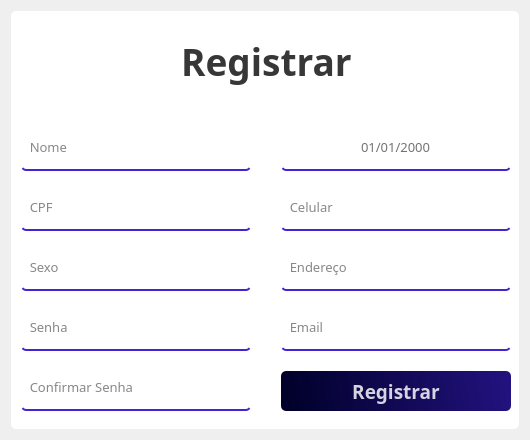
<?xml version="1.0" encoding="UTF-8"?>
<ui version="4.0">
 <class>Register</class>
 <widget class="QWidget" name="Register">
  <property name="geometry">
   <rect>
    <x>0</x>
    <y>0</y>
    <width>530</width>
    <height>440</height>
   </rect>
  </property>
  <property name="minimumSize">
   <size>
    <width>530</width>
    <height>440</height>
   </size>
  </property>
  <property name="maximumSize">
   <size>
    <width>16777215</width>
    <height>16777215</height>
   </size>
  </property>
  <property name="font">
   <font>
    <family>JetBrains Mono</family>
   </font>
  </property>
  <property name="windowTitle">
   <string>Registrar</string>
  </property>
  <property name="windowIcon">
   <iconset>
    <normaloff>Logo.png</normaloff>Logo.png</iconset>
  </property>
  <property name="styleSheet">
   <string notr="true"/>
  </property>
  <widget class="QWidget" name="widget" native="true">
   <property name="geometry">
    <rect>
     <x>11</x>
     <y>11</y>
     <width>508</width>
     <height>418</height>
    </rect>
   </property>
   <property name="styleSheet">
    <string notr="true">background-color: rgb(255, 255, 255);
border-radius: 5px;</string>
   </property>
   <widget class="QLabel" name="title_register">
    <property name="geometry">
     <rect>
      <x>0</x>
      <y>20</y>
      <width>511</width>
      <height>61</height>
     </rect>
    </property>
    <property name="font">
     <font>
      <family>JetBrains Mono</family>
      <pointsize>28</pointsize>
      <weight>75</weight>
      <bold>true</bold>
     </font>
    </property>
    <property name="layoutDirection">
     <enum>Qt::LeftToRight</enum>
    </property>
    <property name="styleSheet">
     <string notr="true">color:rgba(0, 0, 0, 200);</string>
    </property>
    <property name="text">
     <string>Registrar</string>
    </property>
    <property name="alignment">
     <set>Qt::AlignCenter</set>
    </property>
   </widget>
   <widget class="QPushButton" name="button_register">
    <property name="geometry">
     <rect>
      <x>270</x>
      <y>360</y>
      <width>230</width>
      <height>40</height>
     </rect>
    </property>
    <property name="font">
     <font>
      <family>JetBrains Mono</family>
      <pointsize>14</pointsize>
      <weight>75</weight>
      <bold>true</bold>
     </font>
    </property>
    <property name="styleSheet">
     <string notr="true">QPushButton{
	background-color: qlineargradient(spread:pad, x1:0, y1:0.505682, x2:1, y2:0.477, stop:0 rgb(0, 0, 41), stop:1 rgb(34, 18, 127));
	color:rgba(255, 255, 255, 210);
	border-radius:5px;
}

QPushButton:hover{
	background-color: qlineargradient(spread:pad, x1:0, y1:0.505682, x2:1, y2:0.477, stop:0 rgb(17, 9, 84), stop:1 rgb(67, 36, 212));
}

QPushButton:pressed{
	background-color: qlineargradient(spread:pad, x1:0, y1:0.505682, x2:1, y2:0.477, stop:0 rgb(34, 18, 127), stop:1 rgb(0, 0, 41));
}</string>
    </property>
    <property name="text">
     <string>Registrar</string>
    </property>
   </widget>
   <widget class="QLineEdit" name="input_password_confirme">
    <property name="geometry">
     <rect>
      <x>10</x>
      <y>360</y>
      <width>230</width>
      <height>40</height>
     </rect>
    </property>
    <property name="font">
     <font>
      <family>JetBrains Mono</family>
      <pointsize>10</pointsize>
     </font>
    </property>
    <property name="styleSheet">
     <string notr="true">background-color:rgba(0, 0, 0, 0);
border:none;
border-bottom:2px solid rgb(67, 36, 212);
color:rgba(0, 0, 0, 240);
padding-bottom:7px;</string>
    </property>
    <property name="frame">
     <bool>true</bool>
    </property>
    <property name="echoMode">
     <enum>QLineEdit::Password</enum>
    </property>
    <property name="placeholderText">
     <string>  Confirmar Senha</string>
    </property>
   </widget>
   <widget class="QLineEdit" name="input_password">
    <property name="geometry">
     <rect>
      <x>10</x>
      <y>300</y>
      <width>230</width>
      <height>40</height>
     </rect>
    </property>
    <property name="font">
     <font>
      <family>JetBrains Mono</family>
      <pointsize>10</pointsize>
     </font>
    </property>
    <property name="styleSheet">
     <string notr="true">background-color:rgba(0, 0, 0, 0);
border:none;
border-bottom:2px solid rgb(67, 36, 212);
color:rgba(0, 0, 0, 240);
padding-bottom:7px;</string>
    </property>
    <property name="echoMode">
     <enum>QLineEdit::Password</enum>
    </property>
    <property name="placeholderText">
     <string>  Senha</string>
    </property>
   </widget>
   <widget class="QLineEdit" name="input_email">
    <property name="geometry">
     <rect>
      <x>270</x>
      <y>300</y>
      <width>230</width>
      <height>40</height>
     </rect>
    </property>
    <property name="font">
     <font>
      <family>JetBrains Mono</family>
      <pointsize>10</pointsize>
     </font>
    </property>
    <property name="styleSheet">
     <string notr="true">background-color:rgba(0, 0, 0, 0);
border:none;
border-bottom:2px solid rgb(67, 36, 212);
color:rgba(0, 0, 0, 240);
padding-bottom:7px;</string>
    </property>
    <property name="echoMode">
     <enum>QLineEdit::Normal</enum>
    </property>
    <property name="placeholderText">
     <string>  Email</string>
    </property>
   </widget>
   <widget class="QLineEdit" name="input_adress">
    <property name="geometry">
     <rect>
      <x>270</x>
      <y>240</y>
      <width>230</width>
      <height>40</height>
     </rect>
    </property>
    <property name="font">
     <font>
      <family>JetBrains Mono</family>
      <pointsize>10</pointsize>
     </font>
    </property>
    <property name="styleSheet">
     <string notr="true">background-color:rgba(0, 0, 0, 0);
border:none;
border-bottom:2px solid rgb(67, 36, 212);
color:rgba(0, 0, 0, 240);
padding-bottom:7px;</string>
    </property>
    <property name="echoMode">
     <enum>QLineEdit::Password</enum>
    </property>
    <property name="placeholderText">
     <string>  Endereço</string>
    </property>
   </widget>
   <widget class="QLineEdit" name="input_phone">
    <property name="geometry">
     <rect>
      <x>270</x>
      <y>180</y>
      <width>230</width>
      <height>40</height>
     </rect>
    </property>
    <property name="font">
     <font>
      <family>JetBrains Mono</family>
      <pointsize>10</pointsize>
     </font>
    </property>
    <property name="styleSheet">
     <string notr="true">background-color:rgba(0, 0, 0, 0);
border:none;
border-bottom:2px solid rgb(67, 36, 212);
color:rgba(0, 0, 0, 240);
padding-bottom:7px;</string>
    </property>
    <property name="echoMode">
     <enum>QLineEdit::Normal</enum>
    </property>
    <property name="placeholderText">
     <string>  Celular</string>
    </property>
   </widget>
   <widget class="QLineEdit" name="input_name">
    <property name="geometry">
     <rect>
      <x>10</x>
      <y>120</y>
      <width>230</width>
      <height>40</height>
     </rect>
    </property>
    <property name="font">
     <font>
      <family>JetBrains Mono</family>
      <pointsize>10</pointsize>
     </font>
    </property>
    <property name="styleSheet">
     <string notr="true">background-color:rgba(0, 0, 0, 0);
border:none;
border-bottom:2px solid rgb(67, 36, 212);
color:rgba(0, 0, 0, 240);
padding-bottom:7px;</string>
    </property>
    <property name="echoMode">
     <enum>QLineEdit::Normal</enum>
    </property>
    <property name="placeholderText">
     <string>  Nome</string>
    </property>
   </widget>
   <widget class="QLineEdit" name="input_cpf">
    <property name="geometry">
     <rect>
      <x>10</x>
      <y>180</y>
      <width>230</width>
      <height>40</height>
     </rect>
    </property>
    <property name="font">
     <font>
      <family>JetBrains Mono</family>
      <pointsize>10</pointsize>
     </font>
    </property>
    <property name="styleSheet">
     <string notr="true">background-color:rgba(0, 0, 0, 0);
border:none;
border-bottom:2px solid rgb(67, 36, 212);
color:rgba(0, 0, 0, 240);
padding-bottom:7px;</string>
    </property>
    <property name="echoMode">
     <enum>QLineEdit::Normal</enum>
    </property>
    <property name="placeholderText">
     <string>  CPF</string>
    </property>
   </widget>
   <widget class="QLineEdit" name="input_sexo">
    <property name="geometry">
     <rect>
      <x>10</x>
      <y>240</y>
      <width>230</width>
      <height>40</height>
     </rect>
    </property>
    <property name="font">
     <font>
      <family>JetBrains Mono</family>
      <pointsize>10</pointsize>
     </font>
    </property>
    <property name="styleSheet">
     <string notr="true">background-color:rgba(0, 0, 0, 0);
border:none;
border-bottom:2px solid rgb(67, 36, 212);
color:rgba(0, 0, 0, 240);
padding-bottom:7px;</string>
    </property>
    <property name="echoMode">
     <enum>QLineEdit::Normal</enum>
    </property>
    <property name="placeholderText">
     <string>  Sexo</string>
    </property>
   </widget>
   <widget class="QDateEdit" name="input_data">
    <property name="geometry">
     <rect>
      <x>270</x>
      <y>120</y>
      <width>230</width>
      <height>40</height>
     </rect>
    </property>
    <property name="sizePolicy">
     <sizepolicy hsizetype="Minimum" vsizetype="Fixed">
      <horstretch>0</horstretch>
      <verstretch>0</verstretch>
     </sizepolicy>
    </property>
    <property name="baseSize">
     <size>
      <width>0</width>
      <height>0</height>
     </size>
    </property>
    <property name="font">
     <font>
      <family>JetBrains Mono</family>
      <pointsize>10</pointsize>
      <weight>50</weight>
      <bold>false</bold>
     </font>
    </property>
    <property name="layoutDirection">
     <enum>Qt::LeftToRight</enum>
    </property>
    <property name="styleSheet">
     <string notr="true">background-color:rgba(0, 0, 0, 0);
border:none;
border-bottom:2px solid rgb(67, 36, 212);
color:rgba(0, 0, 0, 140);
padding-bottom:7px;</string>
    </property>
    <property name="alignment">
     <set>Qt::AlignCenter</set>
    </property>
    <property name="buttonSymbols">
     <enum>QAbstractSpinBox::NoButtons</enum>
    </property>
    <property name="displayFormat">
     <string>dd/MM/yyyy</string>
    </property>
   </widget>
   <widget class="QPushButton" name="button_calendar">
    <property name="geometry">
     <rect>
      <x>460</x>
      <y>120</y>
      <width>40</width>
      <height>40</height>
     </rect>
    </property>
    <property name="font">
     <font>
      <family>MS Shell Dlg 2</family>
      <pointsize>2</pointsize>
     </font>
    </property>
    <property name="styleSheet">
     <string notr="true">background-color:rgba(0, 0, 0, 0);
border:none;
color:rgba(0, 0, 0, 240);
</string>
    </property>
    <property name="text">
     <string/>
    </property>
    <property name="icon">
     <iconset>
      <normaloff>calendar_icon.webp</normaloff>calendar_icon.webp</iconset>
    </property>
   </widget>
   <zorder>title_register</zorder>
   <zorder>button_register</zorder>
   <zorder>input_password_confirme</zorder>
   <zorder>input_password</zorder>
   <zorder>input_email</zorder>
   <zorder>input_phone</zorder>
   <zorder>input_name</zorder>
   <zorder>input_adress</zorder>
   <zorder>input_cpf</zorder>
   <zorder>input_sexo</zorder>
   <zorder>input_data</zorder>
   <zorder>button_calendar</zorder>
  </widget>
 </widget>
 <resources/>
 <connections/>
</ui>
